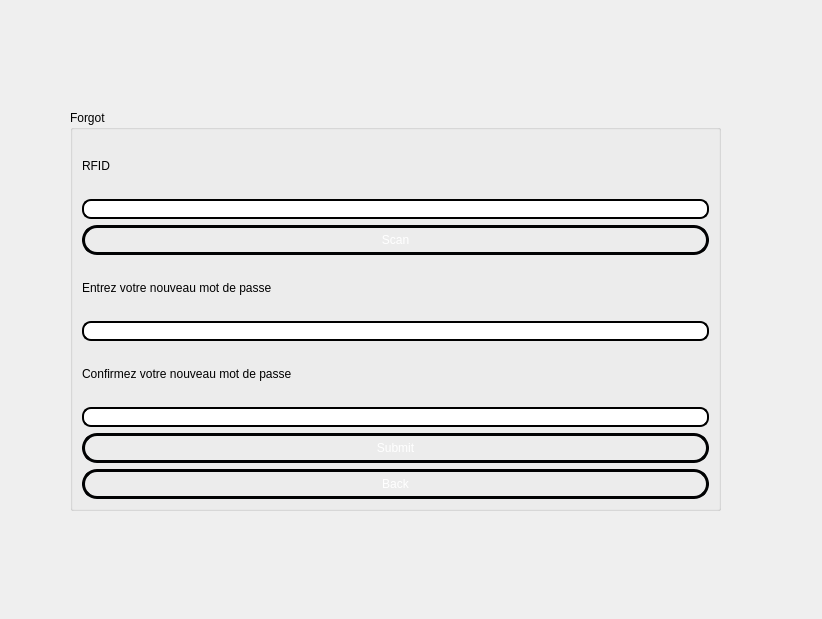
<?xml version="1.0" encoding="UTF-8"?>
<ui version="4.0">
 <class>oublier</class>
 <widget class="QDialog" name="oublier">
  <property name="geometry">
   <rect>
    <x>0</x>
    <y>0</y>
    <width>822</width>
    <height>619</height>
   </rect>
  </property>
  <property name="windowTitle">
   <string>Dialog</string>
  </property>
  <widget class="QGroupBox" name="groupBox_2">
   <property name="geometry">
    <rect>
     <x>70</x>
     <y>110</y>
     <width>651</width>
     <height>401</height>
    </rect>
   </property>
   <property name="styleSheet">
    <string notr="true">font: 75 9pt &quot;Adobe Caslon Pro Bold&quot;;</string>
   </property>
   <property name="title">
    <string>Forgot</string>
   </property>
   <layout class="QVBoxLayout" name="verticalLayout">
    <item>
     <widget class="QLabel" name="nomut">
      <property name="text">
       <string>RFID</string>
      </property>
     </widget>
    </item>
    <item>
     <widget class="QLineEdit" name="RFID">
      <property name="styleSheet">
       <string notr="true">QLineEdit
{
border-radius:9px;
border: 2px solid #000000;
background: qradialgradient(cx: 0.3, cy: -0.4,
fx: 0.0, fy: -0.0,
radius: 1.89, stop: 0 #ffffff, stop: 1 #999);
}</string>
      </property>
      <property name="text">
       <string/>
      </property>
     </widget>
    </item>
    <item>
     <widget class="QPushButton" name="Scan">
      <property name="styleSheet">
       <string notr="true">QPushButton {
color: #ffffff;
border: 3px solid #010203;
font: 8pt &quot;MS Reference Sans Serif&quot;;
border-radius: 15px;
padding: 5px;
background: qradialgradient(cx: 0.3, cy: -0.4,
fx: 0.3, fy: -0.4,
radius: 3, stop: 0 #010203, stop: 1 #c4c9c7);
min-width: 80px;
}

QPushButton:hover {
background: qradialgradient(cx: 0.3, cy: -0.4,
fx: 0.3, fy: -0.4,
radius: 3, stop: 0 #010203, stop: 1 #010203);
}

 QPushButton:pressed {
background: qradialgradient(cx: 0.4, cy: -0.1,
fx: 0.4, fy: -0.1,
radius: 3, stop: 0 #c4c9c7, stop: 1 #c4c9c7);
}</string>
      </property>
      <property name="text">
       <string>Scan</string>
      </property>
     </widget>
    </item>
    <item>
     <widget class="QLabel" name="nomut_2">
      <property name="text">
       <string>Entrez votre nouveau mot de passe</string>
      </property>
     </widget>
    </item>
    <item>
     <widget class="QLineEdit" name="mdp_in">
      <property name="styleSheet">
       <string notr="true">QLineEdit
{
border-radius:9px;
border: 2px solid #000000;
background: qradialgradient(cx: 0.3, cy: -0.4,
fx: 0.0, fy: -0.0,
radius: 1.89, stop: 0 #ffffff, stop: 1 #999);
}</string>
      </property>
      <property name="text">
       <string/>
      </property>
     </widget>
    </item>
    <item>
     <widget class="QLabel" name="nomut_3">
      <property name="text">
       <string>Confirmez votre nouveau mot de passe</string>
      </property>
     </widget>
    </item>
    <item>
     <widget class="QLineEdit" name="mdp_in_2">
      <property name="styleSheet">
       <string notr="true">QLineEdit
{
border-radius:9px;
border: 2px solid #000000;
background: qradialgradient(cx: 0.3, cy: -0.4,
fx: 0.0, fy: -0.0,
radius: 1.89, stop: 0 #ffffff, stop: 1 #999);
}</string>
      </property>
      <property name="text">
       <string/>
      </property>
      <property name="echoMode">
       <enum>QLineEdit::Normal</enum>
      </property>
     </widget>
    </item>
    <item>
     <widget class="QPushButton" name="Submit">
      <property name="styleSheet">
       <string notr="true">QPushButton {
color: #ffffff;
border: 3px solid #010203;
font: 8pt &quot;MS Reference Sans Serif&quot;;
border-radius: 15px;
padding: 5px;
background: qradialgradient(cx: 0.3, cy: -0.4,
fx: 0.3, fy: -0.4,
radius: 3, stop: 0 #010203, stop: 1 #c4c9c7);
min-width: 80px;
}

QPushButton:hover {
background: qradialgradient(cx: 0.3, cy: -0.4,
fx: 0.3, fy: -0.4,
radius: 3, stop: 0 #010203, stop: 1 #010203);
}

 QPushButton:pressed {
background: qradialgradient(cx: 0.4, cy: -0.1,
fx: 0.4, fy: -0.1,
radius: 3, stop: 0 #c4c9c7, stop: 1 #c4c9c7);
}</string>
      </property>
      <property name="text">
       <string>Submit</string>
      </property>
     </widget>
    </item>
    <item>
     <widget class="QPushButton" name="Submit_2">
      <property name="styleSheet">
       <string notr="true">QPushButton {
color: #ffffff;
border: 3px solid #010203;
font: 8pt &quot;MS Reference Sans Serif&quot;;
border-radius: 15px;
padding: 5px;
background: qradialgradient(cx: 0.3, cy: -0.4,
fx: 0.3, fy: -0.4,
radius: 3, stop: 0 #010203, stop: 1 #c4c9c7);
min-width: 80px;
}

QPushButton:hover {
background: qradialgradient(cx: 0.3, cy: -0.4,
fx: 0.3, fy: -0.4,
radius: 3, stop: 0 #010203, stop: 1 #010203);
}

 QPushButton:pressed {
background: qradialgradient(cx: 0.4, cy: -0.1,
fx: 0.4, fy: -0.1,
radius: 3, stop: 0 #c4c9c7, stop: 1 #c4c9c7);
}</string>
      </property>
      <property name="text">
       <string>Back</string>
      </property>
     </widget>
    </item>
   </layout>
  </widget>
 </widget>
 <resources/>
 <connections/>
</ui>
